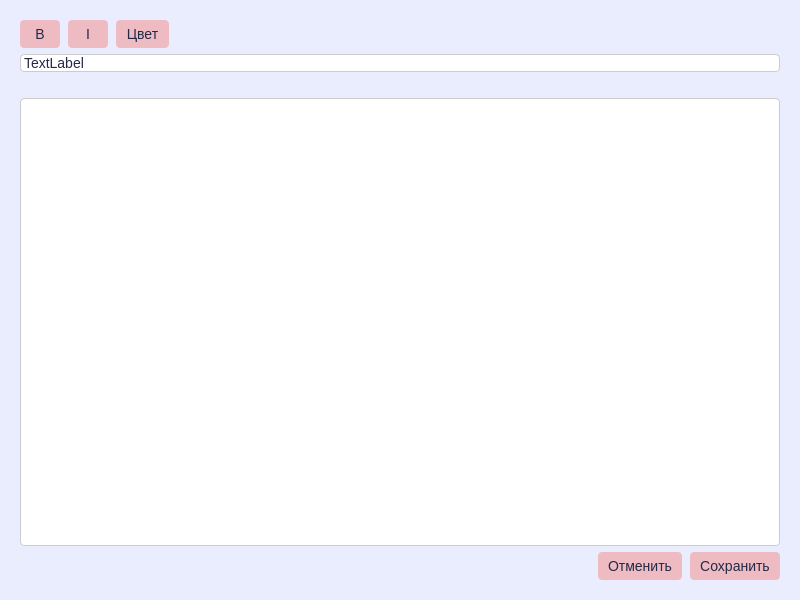
<?xml version="1.0" encoding="UTF-8"?>
<ui version="4.0">
 <class>Dialog</class>
 <widget class="QDialog" name="Dialog">
  <property name="geometry">
   <rect>
    <x>0</x>
    <y>0</y>
    <width>800</width>
    <height>600</height>
   </rect>
  </property>
  <property name="minimumSize">
   <size>
    <width>800</width>
    <height>600</height>
   </size>
  </property>
  <property name="windowTitle">
   <string>Dialog</string>
  </property>
  <property name="styleSheet">
   <string notr="true">
    background-color: #EAEDFE;
</string>
  </property>
  <layout class="QVBoxLayout" name="verticalLayout_2">
   <item>
    <widget class="QWidget" name="widget" native="true">
     <property name="sizePolicy">
      <sizepolicy hsizetype="Preferred" vsizetype="Preferred">
       <horstretch>0</horstretch>
       <verstretch>0</verstretch>
      </sizepolicy>
     </property>
     <property name="minimumSize">
      <size>
       <width>0</width>
       <height>0</height>
      </size>
     </property>
     <property name="styleSheet">
      <string notr="true"/>
     </property>
     <layout class="QVBoxLayout" name="verticalLayout">
      <item>
       <layout class="QHBoxLayout" name="horizontalLayout">
        <property name="spacing">
         <number>8</number>
        </property>
        <item>
         <widget class="QPushButton" name="boldButton">
          <property name="styleSheet">
           <string notr="true">QPushButton {
    background-color: #eebbc3;
    border-radius: 4px;
    width: 40px;
    height: 28px;
    color: #232946;
    font-size: 14px;
}

QPushButton:hover {
    background-color: #E6B4BC; 
}

QPushButton:pressed {
    background-color: #FFC9D2;
}</string>
          </property>
          <property name="text">
           <string>B</string>
          </property>
         </widget>
        </item>
        <item>
         <widget class="QPushButton" name="italicButton">
          <property name="styleSheet">
           <string notr="true">QPushButton {
    background-color: #eebbc3;
    border-radius: 4px;
    width: 40px;
    height: 28px;
    color: #232946;
    font-size: 14px;
}

QPushButton:hover {
    background-color: #E6B4BC; 
}

QPushButton:pressed {
    background-color: #FFC9D2;
}</string>
          </property>
          <property name="text">
           <string>I</string>
          </property>
         </widget>
        </item>
        <item>
         <widget class="QPushButton" name="colorButton">
          <property name="styleSheet">
           <string notr="true">QPushButton {
    background-color: #eebbc3;
    border-radius: 4px;
    padding-top: 6px;
    padding-right: 10px;
    padding-bottom: 6px;
    padding-left: 10px;
    color: #232946;
    font-size: 14px;
}

QPushButton:hover {
    background-color: #E6B4BC; 
}

QPushButton:pressed {
    background-color: #FFC9D2;
}</string>
          </property>
          <property name="text">
           <string>Цвет</string>
          </property>
         </widget>
        </item>
        <item>
         <spacer name="horizontalSpacer">
          <property name="orientation">
           <enum>Qt::Horizontal</enum>
          </property>
          <property name="sizeHint" stdset="0">
           <size>
            <width>40</width>
            <height>20</height>
           </size>
          </property>
         </spacer>
        </item>
       </layout>
      </item>
      <item>
       <widget class="QLabel" name="label">
        <property name="styleSheet">
         <string notr="true">background-color: white;
border-radius: 4px;
color: #232946;
font-size: 14px;
border: 1px solid #ccc;
</string>
        </property>
        <property name="text">
         <string>TextLabel</string>
        </property>
       </widget>
      </item>
      <item>
       <layout class="QHBoxLayout" name="horizontalLayout_3" stretch="0">
        <item>
         <widget class="QLabel" name="tagLabel">
          <property name="text">
           <string/>
          </property>
         </widget>
        </item>
       </layout>
      </item>
      <item>
       <widget class="QTextEdit" name="contentField">
        <property name="styleSheet">
         <string notr="true">background-color: white;
border-radius: 4px;
color: #232946;
font-size: 14px;
border: 1px solid #ccc;
</string>
        </property>
       </widget>
      </item>
      <item>
       <layout class="QHBoxLayout" name="horizontalLayout_2">
        <property name="spacing">
         <number>8</number>
        </property>
        <item>
         <spacer name="horizontalSpacer_2">
          <property name="orientation">
           <enum>Qt::Horizontal</enum>
          </property>
          <property name="sizeHint" stdset="0">
           <size>
            <width>40</width>
            <height>20</height>
           </size>
          </property>
         </spacer>
        </item>
        <item>
         <widget class="QPushButton" name="canelButton">
          <property name="styleSheet">
           <string notr="true">QPushButton {
    background-color: #eebbc3;
    border-radius: 4px;
    padding-top: 6px;
    padding-right: 10px;
    padding-bottom: 6px;
    padding-left: 10px;
    color: #232946;
    font-size: 14px;
}

QPushButton:hover {
    background-color: #E6B4BC; 
}

QPushButton:pressed {
    background-color: #FFC9D2;
}</string>
          </property>
          <property name="text">
           <string>Отменить</string>
          </property>
         </widget>
        </item>
        <item>
         <widget class="QPushButton" name="saveButton">
          <property name="styleSheet">
           <string notr="true">QPushButton {
    background-color: #eebbc3;
    border-radius: 4px;
    padding-top: 6px;
    padding-right: 10px;
    padding-bottom: 6px;
    padding-left: 10px;
    color: #232946;
    font-size: 14px;
}

QPushButton:hover {
    background-color: #E6B4BC; 
}

QPushButton:pressed {
    background-color: #FFC9D2;
}</string>
          </property>
          <property name="text">
           <string>Сохранить</string>
          </property>
         </widget>
        </item>
       </layout>
      </item>
     </layout>
    </widget>
   </item>
  </layout>
 </widget>
 <resources/>
 <connections/>
</ui>
